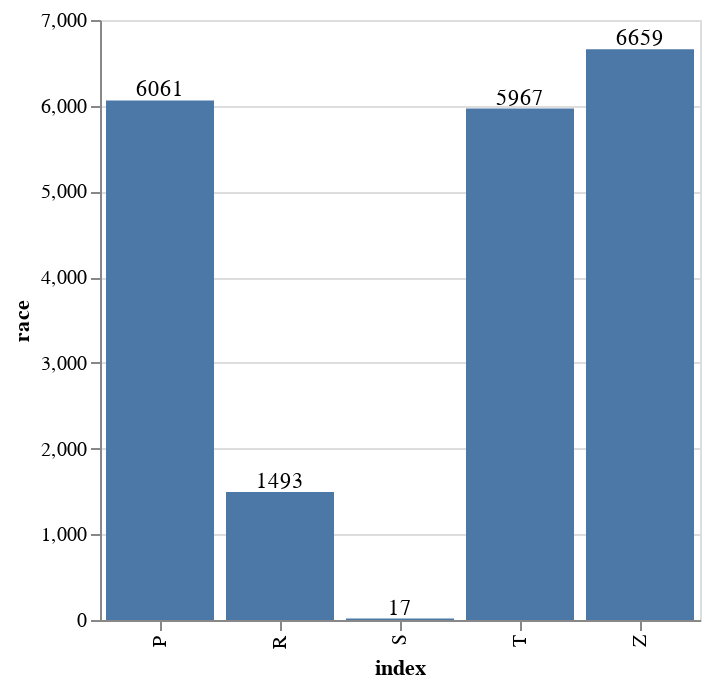

Notebook cell for this chart:
### Code cell
bars = alt.Chart(race_counts).mark_bar().encode(
    x='index',
    y='race'
)

text = bars.mark_text(
    baseline='middle',
    dy=-5
).encode(
    text='race'
)

(bars+text).properties(
    width=300,
    height=300
)

### Figure 1 — Vega-Lite specification as saved in the notebook (floating-point values rounded to 4 significant figures)
{"config": {"view": {"continuousWidth": 400, "continuousHeight": 300}}, "layer": [{"mark": "bar", "encoding": {"x": {"type": "nominal", "field": "index"}, "y": {"type": "quantitative", "field": "race"}}}, {"mark": {"type": "text", "baseline": "middle", "dy": -5}, "encoding": {"text": {"type": "quantitative", "field": "race"}, "x": {"type": "nominal", "field": "index"}, "y": {"type": "quantitative", "field": "race"}}}], "data": {"name": "data-98276be3773f2d8b32ea96cb1b4f2790"}, "height": 300, "width": 300, "$schema": "https://vega.github.io/schema/vega-lite/v4.8.1.json", "datasets": {"data-98276be3773f2d8b32ea96cb1b4f2790": [{"index": "Z", "race": 6659}, {"index": "P", "race": 6061}, {"index": "T", "race": 5967}, {"index": "R", "race": 1493}, {"index": "S", "race": 17}]}}
